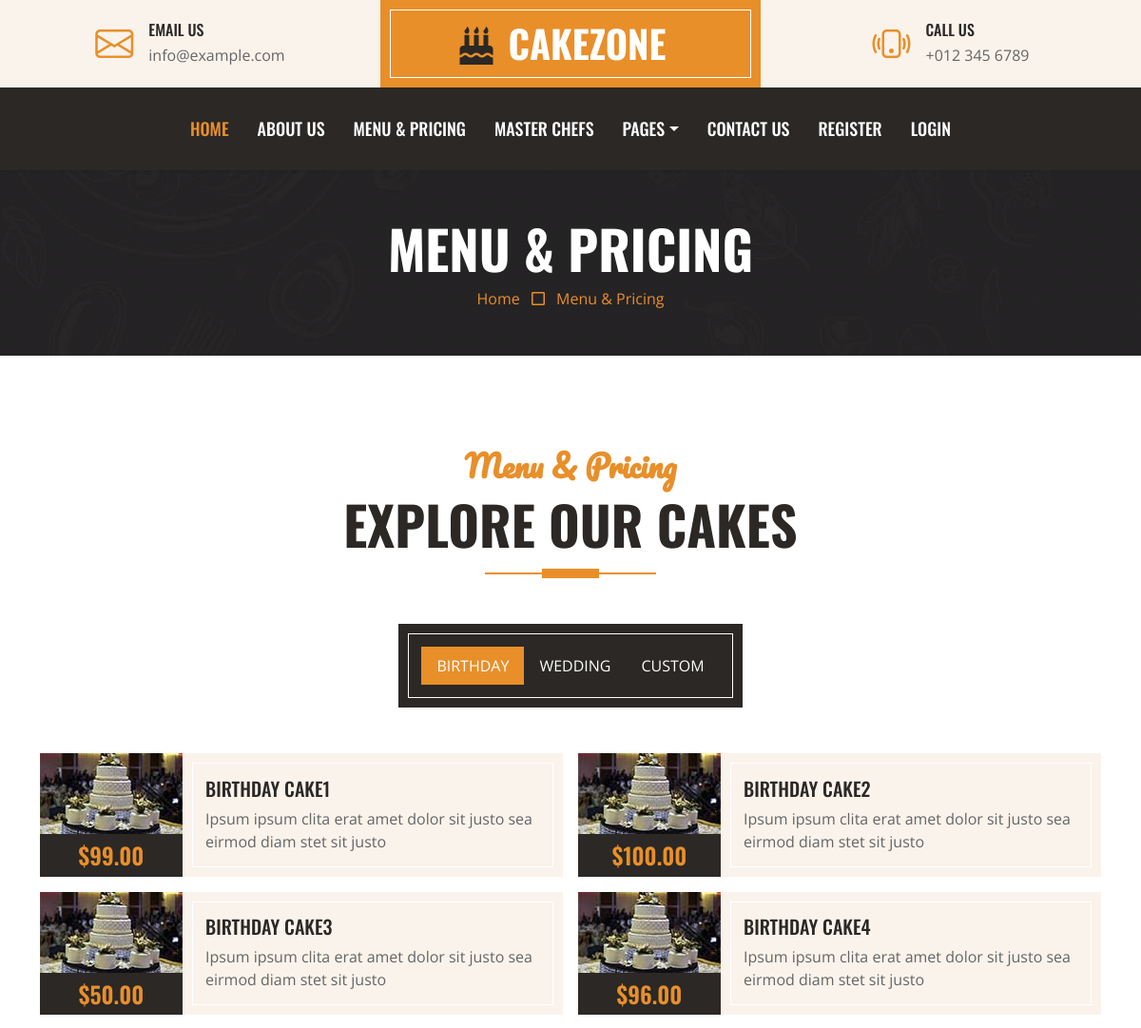
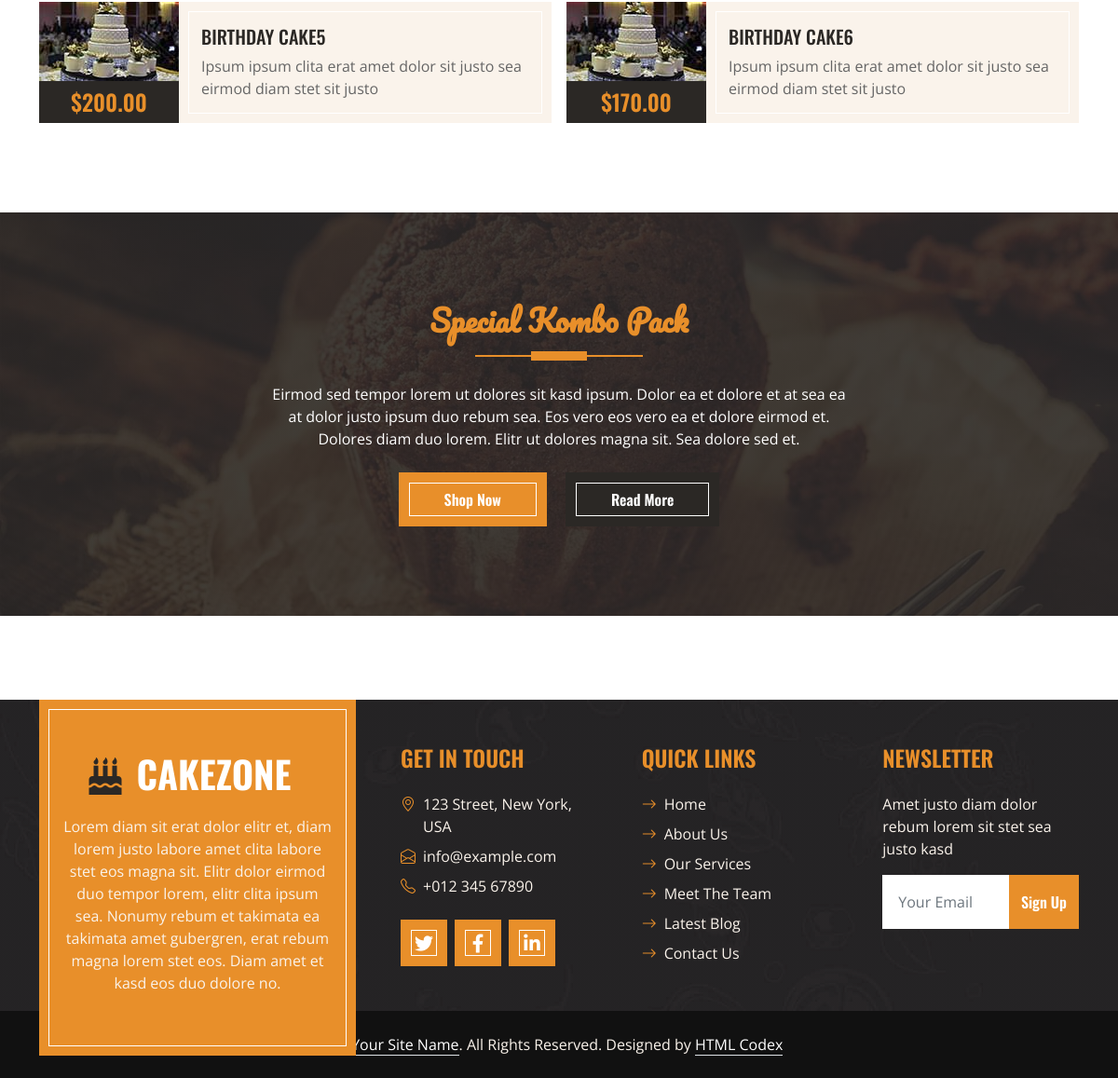
The page /menu on the database its author committed (2 pictures, top to bottom).
### cakeapp/models.py (models this page shows, shortened)
class Birthday(models.Model):
    name = models.CharField(max_length=200)
    bio = models.TextField()
    price = models.IntegerField()
    img = models.ImageField(upload_to='birthday_cake/')
    slug = models.SlugField(max_length=200)

class Offer(models.Model):
    name1 = models.CharField(max_length=200)
    name2 = models.CharField(max_length=200)
    bio = models.TextField()
    slug = models.SlugField(max_length=200)

### cakeapp/views.py (the view)
# urls.py: path('menu', menu, name='menu'),
def menu(request):
    menu1 = Birthday.objects.all()
    menu2 = Wedding.objects.all()
    menu3 = Custom.objects.all()
    menu4 = Offer.objects.all()
    context = {
        'menu1' : menu1,
        'menu2' : menu2,
        'menu3' : menu3,
        'menu4' : menu4
    }
    return render(request, 'menu.html', context=context)

### templates/menu.html (shortened to what this page needs)
{% extends "base.html" %}
{% load static %}
{% block content %}
    <div class="container-fluid bg-dark bg-img p-5 mb-5">
        <div class="row">
            <div class="col-12 text-center">
                <h1 class="display-4 text-uppercase text-white">Menu & Pricing</h1>
                <a href="">Home</a>
                <i class="far fa-square text-primary px-2"></i>
                <a href="">Menu & Pricing</a>
            </div>
        </div>
    </div>
    <div class="container-fluid about py-5">
        <div class="container">
            <div class="section-title position-relative text-center mx-auto mb-5 pb-3" style="max-width: 600px;">
                <h2 class="text-primary font-secondary">Menu & Pricing</h2>
                <h1 class="display-4 text-uppercase">Explore Our Cakes</h1>
            </div>
            <div class="tab-class text-center">
                <ul class="nav nav-pills d-inline-flex justify-content-center bg-dark text-uppercase border-inner p-4 mb-5">
                    <li class="nav-item">
                        <a class="nav-link text-white active" data-bs-toggle="pill" href="#tab-1">Birthday</a>
                    </li>
                    <li class="nav-item">
                        <a class="nav-link text-white" data-bs-toggle="pill" href="#tab-2">Wedding</a>
                    </li>
                    <li class="nav-item">
                        <a class="nav-link text-white" data-bs-toggle="pill" href="#tab-3">Custom</a>
                    </li>
                </ul>
                <div class="tab-content">
                    <div id="tab-1" class="tab-pane fade show p-0 active">
                        <div class="row g-3">
                            {% for men1 in menu1 %}
                            <div class="col-lg-6">
                                <div class="d-flex h-100">
                                    <div class="flex-shrink-0">
                                        <img class="img-fluid" src="{{ men1.img.url }}" alt="" style="width: 150px; height: 85px;">
                                        <h4 class="bg-dark text-primary p-2 m-0">${{ men1.price }}.00</h4>
                                    </div>
                                    <div class="d-flex flex-column justify-content-center text-start bg-secondary border-inner px-4">
                                        <h5 class="text-uppercase">{{ men1.name }}</h5>
                                        <span>{{ men1.bio }}</span>
                                    </div>
                                </div>
                            </div>
                            {% endfor %}
                        </div>
                    </div>
                </div>
            </div>
        </div>
    </div>
    <div class="container-fluid bg-offer my-5 py-5">
        <div class="container py-5">
            <div class="row gx-5 justify-content-center">
                {% for men4 in menu4 %}
                <div class="col-lg-7 text-center">
                    <div class="section-title position-relative text-center mx-auto mb-4 pb-3" style="max-width: 600px;">
                        <h2 class="text-primary font-secondary">Special Kombo Pack</h2>
                    </div>
                    <p class="text-white mb-4">{{ men4.bio }}</p>
                    <a href="" class="btn btn-primary border-inner py-3 px-5 me-3">Shop Now</a>
                    <a href="" class="btn btn-dark border-inner py-3 px-5">Read More</a>
                </div>
                {% endfor %}
            </div>
        </div>
    </div>
{% endblock content %}

### templates/base.html (shortened to what this page needs)
{% load static %}
<!DOCTYPE html>
<html lang="en">
<head>
    <link href="https://cdnjs.cloudflare.com/ajax/libs/font-awesome/5.10.0/css/all.min.css" rel="stylesheet">
    <link href="https://cdn.jsdelivr.net/npm/bootstrap-icons@1.4.1/font/bootstrap-icons.css" rel="stylesheet">
    <link href="{% static 'lib/owlcarousel/assets/owl.carousel.min.css' %}" rel="stylesheet">
    <link href="{% static 'css/bootstrap.min.css' %}" rel="stylesheet">
    <link href="{% static 'css/style.css' %}" rel="stylesheet">
</head>
<body>
    <div class="container-fluid px-0 d-none d-lg-block">
        <div class="row gx-0">
            <div class="col-lg-4 text-center bg-secondary py-3">
                <div class="d-inline-flex align-items-center justify-content-center">
                    <i class="bi bi-envelope fs-1 text-primary me-3"></i>
                    <div class="text-start">
                        <h6 class="text-uppercase mb-1">Email Us</h6>
                        <span>info@example.com</span>
                    </div>
                </div>
            </div>
            <div class="col-lg-4 text-center bg-primary border-inner py-3">
                <div class="d-inline-flex align-items-center justify-content-center">
                    <a href="index.html" class="navbar-brand">
                        <h1 class="m-0 text-uppercase text-white"><i class="fa fa-birthday-cake fs-1 text-dark me-3"></i>CakeZone</h1>
                    </a>
                </div>
            </div>
            <div class="col-lg-4 text-center bg-secondary py-3">
                <div class="d-inline-flex align-items-center justify-content-center">
                    <i class="bi bi-phone-vibrate fs-1 text-primary me-3"></i>
                    <div class="text-start">
                        <h6 class="text-uppercase mb-1">Call Us</h6>
                        <span>+012 345 6789</span>
                    </div>
                </div>
            </div>
        </div>
    </div>
    <nav class="navbar navbar-expand-lg bg-dark navbar-dark shadow-sm py-3 py-lg-0 px-3 px-lg-0">
        <div class="collapse navbar-collapse" id="navbarCollapse">
            <div class="navbar-nav ms-auto mx-lg-auto py-0">
                <a href="{% url 'index' %}" class="nav-item nav-link active">Home</a>
                <a href="{% url 'about' %}" class="nav-item nav-link">About Us</a>
                <a href="{% url 'menu' %}" class="nav-item nav-link">Menu & Pricing</a>
                <a href="{% url 'team' %}" class="nav-item nav-link">Master Chefs</a>
                <div class="nav-item dropdown">
                    <a href="#" class="nav-link dropdown-toggle" data-bs-toggle="dropdown">Pages</a>
                </div>
                <a href="{% url 'contact' %}" class="nav-item nav-link">Contact Us</a>
                {% if user.is_authenticated %}
                    <a href="{% url 'logout' %}" class="nav-item nav-link">Logout</a>
                {% else %}
                    <a href="{% url 'register' %}" class="nav-item nav-link">Register</a>
                    <a href="{% url 'login' %}" class="nav-item nav-link">Login</a>
                {% endif %}
            </div>
        </div>
    </nav>
{% block content %}
{% endblock content %}
    <div class="container-fluid bg-img text-secondary" style="margin-top: 90px">
        <div class="container">
            <div class="row gx-5">
                <div class="col-lg-4 col-md-6 mb-lg-n5">
                    <div class="d-flex flex-column align-items-center justify-content-center text-center h-100 bg-primary border-inner p-4">
                        <a href="index.html" class="navbar-brand">
                            <h1 class="m-0 text-uppercase text-white"><i class="fa fa-birthday-cake fs-1 text-dark me-3"></i>CakeZone</h1>
                        </a>
                        <p class="mt-3">Lorem diam sit erat dolor elitr et, diam lorem justo labore amet clita labore stet eos magna sit. Elitr dolor eirmod duo tempor lorem, elitr clita ipsum sea. Nonumy rebum et takimata ea takimata amet gubergren, erat rebum magna lorem stet eos. Diam amet et kasd eos duo dolore no.</p>
                    </div>
                </div>
                <div class="col-lg-8 col-md-6">
                    <div class="row gx-5">
                        <div class="col-lg-4 col-md-12 pt-5 mb-5">
                            <h4 class="text-primary text-uppercase mb-4">Get In Touch</h4>
                            <div class="d-flex mb-2">
                                <i class="bi bi-geo-alt text-primary me-2"></i>
                                <p class="mb-0">123 Street, New York, USA</p>
                            </div>
                            <div class="d-flex mb-2">
                                <i class="bi bi-envelope-open text-primary me-2"></i>
                                <p class="mb-0">info@example.com</p>
                            </div>
                            <div class="d-flex mb-2">
                                <i class="bi bi-telephone text-primary me-2"></i>
                                <p class="mb-0">+012 345 67890</p>
                            </div>
                            <div class="d-flex mt-4">
                                <a class="btn btn-lg btn-primary btn-lg-square border-inner rounded-0 me-2" href="#"><i class="fab fa-twitter fw-normal"></i></a>
                                <a class="btn btn-lg btn-primary btn-lg-square border-inner rounded-0 me-2" href="#"><i class="fab fa-facebook-f fw-normal"></i></a>
                                <a class="btn btn-lg btn-primary btn-lg-square border-inner rounded-0 me-2" href="#"><i class="fab fa-linkedin-in fw-normal"></i></a>
                            </div>
                        </div>
                        <div class="col-lg-4 col-md-12 pt-0 pt-lg-5 mb-5">
                            <h4 class="text-primary text-uppercase mb-4">Quick Links</h4>
                            <div class="d-flex flex-column justify-content-start">
                                <a class="text-secondary mb-2" href="#"><i class="bi bi-arrow-right text-primary me-2"></i>Home</a>
                                <a class="text-secondary mb-2" href="#"><i class="bi bi-arrow-right text-primary me-2"></i>About Us</a>
                                <a class="text-secondary mb-2" href="#"><i class="bi bi-arrow-right text-primary me-2"></i>Our Services</a>
                                <a class="text-secondary mb-2" href="#"><i class="bi bi-arrow-right text-primary me-2"></i>Meet The Team</a>
                                <a class="text-secondary mb-2" href="#"><i class="bi bi-arrow-right text-primary me-2"></i>Latest Blog</a>
                                <a class="text-secondary" href="#"><i class="bi bi-arrow-right text-primary me-2"></i>Contact Us</a>
                            </div>
                        </div>
                        <div class="col-lg-4 col-md-12 pt-0 pt-lg-5 mb-5">
                            <h4 class="text-primary text-uppercase mb-4">Newsletter</h4>
                            <p>Amet justo diam dolor rebum lorem sit stet sea justo kasd</p>
                            <form action="">
                                <div class="input-group">
                                    <input type="text" class="form-control border-white p-3" placeholder="Your Email">
                                    <button class="btn btn-primary">Sign Up</button>
                                </div>
                            </form>
                        </div>
                    </div>
                </div>
            </div>
        </div>
    </div>
    <div class="container-fluid text-secondary py-4" style="background: #111111;">
        <div class="container text-center">
            <p class="mb-0">&copy; <a class="text-white border-bottom" href="#">Your Site Name</a>. All Rights Reserved. Designed by <a class="text-white border-bottom" href="https://htmlcodex.com">HTML Codex</a></p>
        </div>
    </div>
</body>
</html>

### static/css/style.css (style rules this page uses)
:root { --primary: #E88F2A; --secondary: #FAF3EB; --light: #FFFFFF; --dark: #2B2825; }
.font-secondary { font-family: 'Pacifico', cursive; }
h1, h2, .font-weight-bold { font-weight: 700 !important; }
h3, h4, .font-weight-semi-bold { font-weight: 600 !important; }
h5, h6, .font-weight-medium { font-weight: 500 !important; }
.btn { font-family: 'Oswald', sans-serif; font-weight: 600; transition: .5s; }
.btn-primary { color: #FFFFFF; }
.border-inner { position: relative; }
.border-inner * { position: relative; z-index: 1; }
.border-inner::before { position: absolute; content: ""; top: 10px; right: 10px; bottom: 10px; left: 10px; background: none; border: 1px solid var(--light); z-index: 0; }
.btn-lg-square { width: 50px; height: 50px; }
.btn-square, .btn-sm-square, .btn-lg-square { padding-left: 0; padding-right: 0; text-align: center; }
.navbar-dark .navbar-nav .nav-link { font-family: 'Oswald', sans-serif; padding: 30px 15px; font-size: 18px; font-weight: 500; text-transform: uppercase; color: var(--light); outline: none; transition: .5s; }
.navbar-dark .navbar-nav .nav-link:hover, .navbar-dark .navbar-nav .nav-link.active { color: var(--primary); }
.section-title::before { position: absolute; content: ""; width: 60px; height: 10px; left: 50%; bottom: 0; margin-left: -30px; background: var(--primary); }
.section-title::after { position: absolute; content: ""; width: 180px; height: 2px; left: 50%; bottom: 4px; margin-left: -90px; background: var(--primary); }
.bg-offer { background: linear-gradient(rgba(43, 40, 37, .9), rgba(43, 40, 37, .9)), url(../img/offer.jpg) center center no-repeat; background-size: cover; }
.bg-img { background: linear-gradient(rgba(43, 40, 37, .5), rgba(43, 40, 37, .5)), url(../img/bg.jpg) center center no-repeat; background-size: cover; }

### rows shown on the page
Birthday: img (picture), price "99", name "BIRTHDAY CAKE1", bio "Ipsum ipsum clita erat amet dolor sit justo sea eirmod diam stet sit justo"
Birthday: img (picture), price "100", name "BIRTHDAY CAKE2", bio "Ipsum ipsum clita erat amet dolor sit justo sea eirmod diam stet sit justo"
Birthday: img (picture), price "50", name "BIRTHDAY CAKE3", bio "Ipsum ipsum clita erat amet dolor sit justo sea eirmod diam stet sit justo"
Birthday: img (picture), price "96", name "BIRTHDAY CAKE4", bio "Ipsum ipsum clita erat amet dolor sit justo sea eirmod diam stet sit justo"
Birthday: img (picture), price "200", name "BIRTHDAY CAKE5", bio "Ipsum ipsum clita erat amet dolor sit justo sea eirmod diam stet sit justo"
Birthday: img (picture), price "170", name "BIRTHDAY CAKE6", bio "Ipsum ipsum clita erat amet dolor sit justo sea eirmod diam stet sit justo"
Offer: bio "Eirmod sed tempor lorem ut dolores sit kasd ipsum. Dolor ea et dolore et at sea ea at dolor justo ipsum duo rebum sea. Eos vero eos vero ea et dolore eirmod et. Dolores diam duo lorem. Elitr ut dolores magna sit. Sea dolore sed et."
